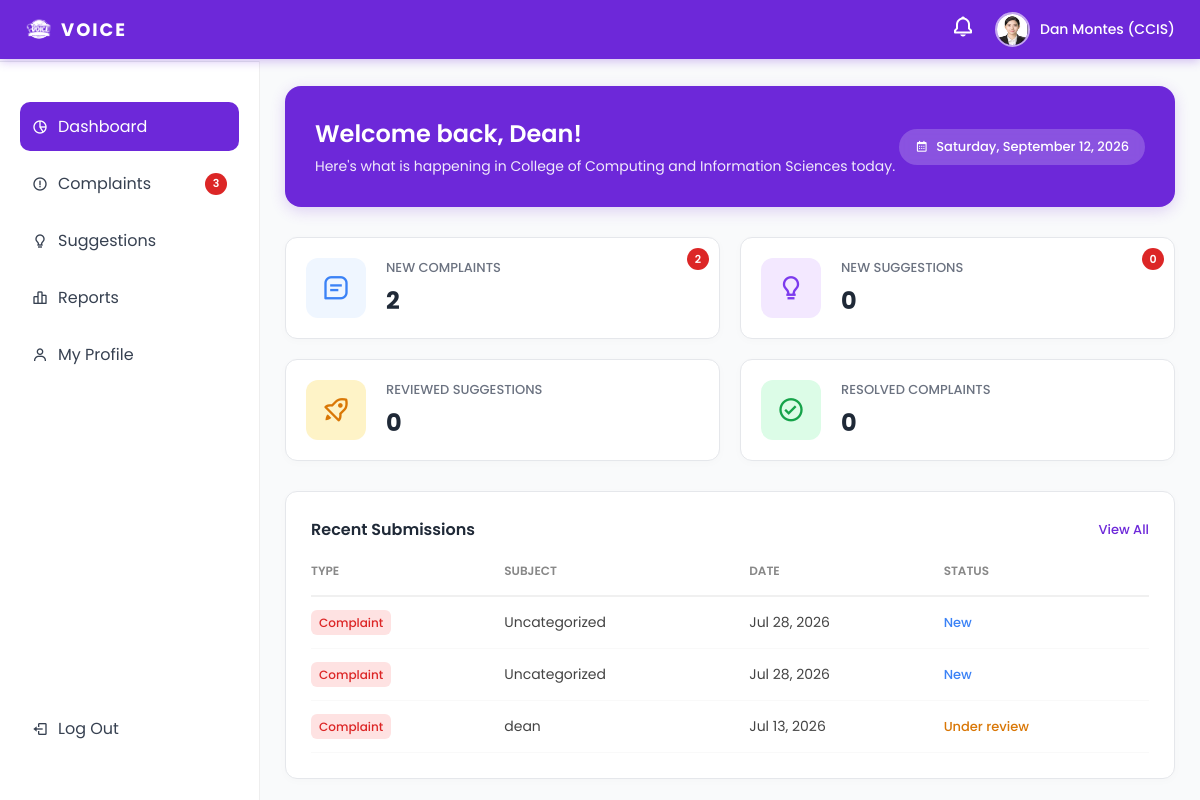
Page /Ui-main/dean/dean_dashboard.php (signed in) on the committed database.
### tables this page shows
CREATE TABLE `dean_profiles` (
  `id` int(11) NOT NULL,
  `user_id` int(11) NOT NULL,
  `first_name` varchar(50) NOT NULL,
  `last_name` varchar(50) NOT NULL,
  `college_id` int(11) DEFAULT NULL,
  `phone` varchar(20) DEFAULT NULL,
  `office` varchar(100) DEFAULT NULL,
  `status` enum('active','inactive') DEFAULT 'active',
  `profile_photo` varchar(255) DEFAULT NULL,
  `created_at` timestamp NOT NULL DEFAULT current_timestamp()
);

CREATE TABLE `colleges` (
  `id` int(11) NOT NULL,
  `code` varchar(20) NOT NULL,
  `name` varchar(150) NOT NULL,
  `status` enum('active','inactive') DEFAULT 'active',
  `created_at` timestamp NOT NULL DEFAULT current_timestamp()
);

### Ui-main/dean/dean_dashboard.php (the view, shortened to what this page needs)
<?php
require_once '../db_connection.php';
$deanProfileStmt = $pdo->prepare('SELECT college_id FROM dean_profiles WHERE user_id = :user_id');
$deanProfileStmt->execute([':user_id' => $_SESSION['user_id']]);
$deanProfile = $deanProfileStmt->fetch(PDO::FETCH_ASSOC);
$collegeId = $deanProfile['college_id'] ?? null;
$collegeStmt = $pdo->prepare('SELECT code, name FROM colleges WHERE id = :id');
$collegeStmt->execute([':id' => $collegeId]);
$collegeInfo = $collegeStmt->fetch(PDO::FETCH_ASSOC);
$collegeName = $collegeInfo['name'] ?? 'Unknown College';
 $metrics = ['new_complaints' => 0, 'new_suggestions' => 0, 'reviewed_suggestions' => 0, 'resolved_month' => 0];
$newComplaintsStmt = $pdo->prepare('
    SELECT COUNT(*) as count FROM complaints
    WHERE college_id = ? AND approval_status = "approved" AND status = "new"
');
$newComplaintsStmt->execute([$collegeId]);
$metrics['new_complaints'] = $newComplaintsStmt->fetch(PDO::FETCH_ASSOC)['count'];
$newSuggestionsStmt = $pdo->prepare('
    SELECT COUNT(*) as count FROM suggestions
    WHERE college_id = ? AND status IN ("approved", "new")
');
$newSuggestionsStmt->execute([$collegeId]);
$metrics['new_suggestions'] = $newSuggestionsStmt->fetch(PDO::FETCH_ASSOC)['count'];
$implementedStmt = $pdo->prepare('
    SELECT COUNT(*) as count FROM suggestions
    WHERE college_id = ? AND status = "reviewed"
');
$implementedStmt->execute([$collegeId]);
$metrics['reviewed_suggestions'] = $implementedStmt->fetch(PDO::FETCH_ASSOC)['count'];
$monthStartStmt = $pdo->prepare('
    SELECT COUNT(*) as count FROM (
        SELECT id FROM complaints WHERE college_id = ? AND approval_status = "approved" AND status = "resolved" AND MONTH(created_at) = MONTH(NOW()) AND YEAR(created_at) = YEAR(NOW())
        UNION ALL
        SELECT id FROM suggestions WHERE college_id = ? AND status IN ("approved", "reviewed") AND MONTH(created_at) = MONTH(NOW()) AND YEAR(created_at) = YEAR(NOW())
    ) as resolved_items
');
$monthStartStmt->execute([$collegeId, $collegeId]);
$metrics['resolved_month'] = $monthStartStmt->fetch(PDO::FETCH_ASSOC)['count'];
$recentStmt = $pdo->prepare('
    (SELECT c.ticket_no as ticket_number, sp.first_name, sp.last_name, "complaint" as type,
            COALESCE(cc.name, "Uncategorized") as category, c.status, c.created_at as submission_date, c.id
     FROM complaints c
     LEFT JOIN student_profiles sp ON c.student_id = sp.id
     LEFT JOIN complaint_categories cc ON c.category_id = cc.id
    WHERE c.college_id = ? AND c.approval_status = "approved"
     ORDER BY c.created_at DESC LIMIT 3)
    UNION ALL
    (SELECT s.ticket_no as ticket_number, sp.first_name, sp.last_name, "suggestion" as type,
            COALESCE(sc.name, "Uncategorized") as category, s.status, s.created_at as submission_date, s.id
     FROM suggestions s
     LEFT JOIN student_profiles sp ON s.student_id = sp.id
     LEFT JOIN suggestion_categories sc ON s.category_id = sc.id
     WHERE s.college_id = ? AND s.status NOT IN ("new", "rejected", "declined")
     ORDER BY s.created_at DESC LIMIT 3)
    ORDER BY submission_date DESC
    LIMIT 6
');
$recentStmt->execute([$collegeId, $collegeId]);
$recentItems = $recentStmt->fetchAll(PDO::FETCH_ASSOC);
?>
<!DOCTYPE html>
<html lang="en">
<head>
<link href='https://unpkg.com/boxicons@2.1.4/css/boxicons.min.css' rel='stylesheet'>
</head>
<body>
<?php include 'dean_topbar.php'; ?>
<?php include 'dean_sidebar.php'; ?>
<div class="main">
    <div class="welcome-banner">
        <div class="welcome-text">
            <h1>Welcome back, Dean!</h1>
            <p>Here's what is happening in <?php echo htmlspecialchars($collegeName); ?> today.</p>
        </div>
        <div class="date-badge">
            <i class='bx bx-calendar'></i>
            <span id="currentDate"><?php echo date('l, F j, Y'); ?></span>
        </div>
    </div>
    <div class="metrics-grid">
        <div class="metric-card">
            <div class="metric-icon icon-blue"><i class='bx bx-message-square-detail'></i></div>
            <div class="metric-info">
                <h4>New Complaints</h4>
                <div class="value"><?php echo $metrics['new_complaints']; ?></div>
            </div>
            <span class="dashboard-badge" aria-label="<?php echo (int)$metrics['new_complaints']; ?> new complaints"><?php echo (int)$metrics['new_complaints']; ?></span>
        </div>
        <div class="metric-card">
            <div class="metric-icon icon-purple"><i class='bx bx-bulb'></i></div>
            <div class="metric-info">
                <h4>New Suggestions</h4>
                <div class="value"><?php echo $metrics['new_suggestions']; ?></div>
            </div>
            <span class="dashboard-badge" aria-label="<?php echo (int)$metrics['new_suggestions']; ?> new suggestions"><?php echo (int)$metrics['new_suggestions']; ?></span>
        </div>
        <div class="metric-card">
            <div class="metric-icon icon-yellow"><i class='bx bx-rocket'></i></div>
            <div class="metric-info">
                <h4>Reviewed Suggestions</h4>
                <div class="value"><?php echo $metrics['reviewed_suggestions']; ?></div>
            </div>
        </div>
        <div class="metric-card">
            <div class="metric-icon icon-green"><i class='bx bx-check-circle'></i></div>
            <div class="metric-info">
                <h4>Resolved Complaints</h4>
                <div class="value"><?php echo $metrics['resolved_month']; ?></div>
            </div>
        </div>
    </div>
    <div class="dashboard-grid">
        <div class="dash-card">
            <div class="card-header">
                <h3>Recent Submissions</h3>
                <a href="dean_reports.php" class="view-all">View All</a>
            </div>
            <div style="overflow-x: auto;">
                <table>
                    <thead>
                        <tr>
                            <th>Type</th>
                            <th>Subject</th>
                            <th>Date</th>
                            <th>Status</th>
                        </tr>
                    </thead>
                    <tbody>
                        <?php if (empty($recentItems)): ?>
                        <tr>
                            <td colspan="4" style="text-align: center; color: #aaa;">No recent submissions</td>
                        </tr>
                        <?php else: ?>
                            <?php foreach ($recentItems as $item): ?>
                            <tr>
                                <td><span class="type-<?php echo strtolower($item['type']); ?>"><?php echo ucfirst($item['type']); ?></span></td>
                                <td><?php echo htmlspecialchars($item['category'] ?? 'No subject'); ?></td>
                                <td><?php echo date('M d, Y', strtotime($item['submission_date'])); ?></td>
                                <td><span style="color:<?php echo $item['status'] === 'resolved' ? '#16a34a' : (in_array($item['status'], ['new', 'pending']) ? '#3b82f6' : '#d97706'); ?>; font-size:13px; font-weight:500;">
                                    <?php
                                        $displayStatus = $item['status'];
                                        echo ucfirst(str_replace('_', ' ', $displayStatus));
                                    ?>
                                </span></td>
                            </tr>
                            <?php endforeach; ?>
                        <?php endif; ?>
                    </tbody>
                </table>
            </div>
        </div>
    </div>
</div>
</body>
</html>

### Ui-main/dean/dean_topbar.php (shortened to what this page needs)
<?php
require_once __DIR__ . '/../db_connection.php';
    ?>
    <?php
$topbarProfilePic = '../assets/images/default-avatar.svg';
$topbarDisplayName = trim((string)($_SESSION['full_name'] ?? 'Dean User'));
if (isset($_SESSION['user_id'])) {
    try {
        $hasPhotoColumn = false;
        $photoCheck = $pdo->query("SHOW COLUMNS FROM dean_profiles LIKE 'profile_photo'");
        if ($photoCheck && $photoCheck->fetch()) {
            $hasPhotoColumn = true;
        }
        if ($hasPhotoColumn) {
            $deanStmt = $pdo->prepare(
                'SELECT dp.first_name, dp.last_name, dp.profile_photo, c.code AS college_code
                 FROM dean_profiles dp
                 LEFT JOIN colleges c ON c.id = dp.college_id
                 WHERE dp.user_id = :user_id
                 LIMIT 1'
            );
            $deanStmt->execute([':user_id' => (int)$_SESSION['user_id']]);
            $deanProfile = $deanStmt->fetch(PDO::FETCH_ASSOC) ?: null;
            if ($deanProfile) {
                $fullName = trim(((string)($deanProfile['first_name'] ?? '')) . ' ' . ((string)($deanProfile['last_name'] ?? '')));
                if ($fullName !== '') {
                    $topbarDisplayName = $fullName;
                }
                $collegeCode = trim((string)($deanProfile['college_code'] ?? ''));
                if ($collegeCode !== '') {
                    $topbarDisplayName .= ' (' . $collegeCode . ')';
                }
                $photo = trim((string)($deanProfile['profile_photo'] ?? ''));
                if ($photo !== '') {
                    if (stripos($photo, 'http://') === 0 || stripos($photo, 'https://') === 0) {
                        $topbarProfilePic = $photo;
                    } else {
                        $topbarProfilePic = '../' . ltrim($photo, '/');
                    }
                }
            }
        }
    } catch (PDOException $e) {
    }
}
?>
<link href='https://unpkg.com/boxicons@2.1.4/css/boxicons.min.css' rel='stylesheet'>
<div class="topbar">
    <a class="topbar-logo" href="dean_dashboard.php">
        <img src="../assets/images/logo.png" alt="Logo">
        <span>VOICE</span>
    </a>
    <div class="topbar-right">
        <div class="topbar-bell" id="bellIcon">
            <i class='bx bx-bell'></i>
        </div>
        <div class="profile-container" id="profileIcon">
            <img class="profile-pic" src="<?php echo htmlspecialchars($topbarProfilePic, ENT_QUOTES, 'UTF-8'); ?>" alt="profile">
            <span><?php echo htmlspecialchars($topbarDisplayName, ENT_QUOTES, 'UTF-8'); ?></span>
        </div>
    </div>
</div>

### Ui-main/dean/dean_dashboard.php (style rules this page uses)
* { margin: 0; padding: 0; box-sizing: border-box; font-family: 'Poppins', sans-serif; }
body { background: #f9fafb; }
.main { margin-left: 260px; margin-top: 61px; padding: 25px; min-height: calc(100vh - 61px); overflow-y: auto; }
.welcome-banner { background: #6d28d9; border-radius: 16px; padding: 30px; color: white; margin-bottom: 30px; display: flex; justify-content: space-between; align-items: center; box-shadow: 0 4px 15px rgba(109, 40, 217, 0.2); }
.welcome-text h1 { font-size: 24px; font-weight: 600; margin-bottom: 5px; }
.welcome-text p { font-size: 14px; opacity: 0.9; }
.date-badge { background: rgba(255, 255, 255, 0.2); padding: 8px 16px; border-radius: 30px; font-size: 13px; font-weight: 500; backdrop-filter: blur(5px); display: flex; align-items: center; gap: 8px; }
.metrics-grid { display: grid; grid-template-columns: repeat(4, 1fr); gap: 20px; margin-bottom: 30px; }
@media (max-width: 1200px) { .metrics-grid { grid-template-columns: repeat(2, 1fr); } }
.metric-card { background: #fff; padding: 20px; border-radius: 12px; border: 1px solid #e5e7eb; box-shadow: 0 2px 10px rgba(0,0,0,0.02); position: relative; display: flex; align-items: center; gap: 20px; transition: transform 0.2s ease; }
.dashboard-badge { position: absolute; top: 10px; right: 10px; min-width: 22px; height: 22px; padding: 0 6px; border-radius: 11px; background: #dc2626; color: #fff; display: inline-flex; align-items: center; justify-content: center; font-size: 11px; font-weight: 600; line-height: 1; }
.metric-icon { width: 60px; height: 60px; border-radius: 12px; display: flex; justify-content: center; align-items: center; font-size: 28px; }
.icon-blue { background: #eff6ff; color: #3b82f6; }
.icon-yellow { background: #fef3c7; color: #d97706; }
.icon-green { background: #dcfce7; color: #16a34a; }
.icon-purple { background: #f3e8ff; color: #7c3aed; }
.metric-info h4 { color: #6b7280; font-size: 13px; font-weight: 500; text-transform: uppercase; margin-bottom: 5px; }
.metric-info .value { font-size: 24px; font-weight: 700; color: #1f2937; }
.dashboard-grid { display: grid; grid-template-columns: 1fr; gap: 20px; align-items: start; }
.dashboard-grid .dash-card { grid-column: 1; width: 100%; }
.dash-card { background: #fff; padding: 25px; border-radius: 12px; border: 1px solid #e5e7eb; box-shadow: 0 2px 10px rgba(0,0,0,0.02); }
.card-header { display: flex; justify-content: space-between; align-items: center; margin-bottom: 20px; }
.card-header h3 { font-size: 16px; color: #1f2937; font-weight: 600; }
.view-all { color: #6d28d9; font-size: 13px; text-decoration: none; font-weight: 500; }
table { width: 100%; border-collapse: collapse; }
th { text-align: left; font-size: 12px; color: #888; padding-bottom: 15px; border-bottom: 2px solid #f0f0f0; font-weight: 600; text-transform: uppercase; }
td { padding: 15px 0; font-size: 14px; color: #444; border-bottom: 1px solid #f9f9f9; vertical-align: middle; }
.type-complaint { color: #dc2626; font-weight: 500; background: #fee2e2; padding: 4px 8px; border-radius: 6px; font-size: 12px; }

### Ui-main/dean/dean_topbar.php (style rules this page uses)
.topbar { position: fixed; top: 0; left: 0; right: 0; z-index: 999; display: flex; justify-content: space-between; align-items: center; gap: 20px; padding: 12px 25px; background: #6d28d9; box-shadow: 0 2px 10px rgba(109,40,217,0.3); }
.topbar-logo { display: flex; align-items: center; gap: 8px; text-decoration: none; }
.topbar-logo img { width: 28px; height: 28px; object-fit: contain; filter: brightness(0) invert(1); }
.topbar-logo span { font-size: 18px; font-weight: 700; color: #fff; letter-spacing: 2px; }
.topbar-right { display: flex; align-items: center; gap: 20px; }
.profile-container { display: flex; align-items: center; gap: 10px; cursor: pointer; position: relative; }
.profile-container img.profile-pic { width: 35px; height: 35px; border-radius: 50%; border: 2px solid rgba(255,255,255,0.6); }
.profile-container span { font-weight: 500; color: #fff; font-size: 14px; }
.topbar-bell { position: relative; cursor: pointer; }
.topbar-bell i.bx-bell { font-size: 24px; color: #fff; transition: 0.2s; }

### rows in the picture
dean_profiles: profile_photo (picture), topbarDisplayName "Dan Montes (CCIS)"
colleges: name "College of Computing and Information Sciences"

### other values in the picture
$pendingComplaintCount "3"
$metrics['new_complaints'] "2"
$metrics['new_suggestions'] "0"
$metrics['reviewed_suggestions'] "0"
$metrics['resolved_month'] "0"
$item['type'] "Complaint"
$item['category'] "Uncategorized"
date('M d, Y', strtotime($item['submission_date'])) "Jul 28, 2026"
str_replace('_', ' ', $displayStatus) "New"
$item['category'] "dean"
date('M d, Y', strtotime($item['submission_date'])) "Jul 13, 2026"
str_replace('_', ' ', $displayStatus) "Under review"
